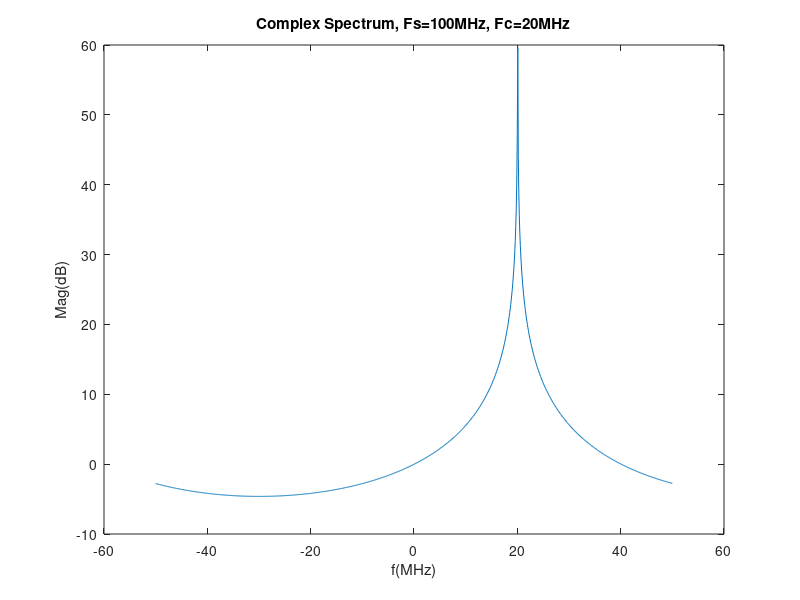

Here is the MATLAB script that generated this plot:
clear;
Fs=100e6;
dt=1/Fs;
N=1024;
t=dt.*(0:N-1);
Fc=20e6;
x=exp(j*2*pi*Fc.*t);
X=fft(x);
Xmag_dB=20*log10(abs(X));
f=linspace(-Fs/2/1e6,Fs/2/1e6,N);
plot(f,fftshift(Xmag_dB));
title('Complex Spectrum, Fs=100MHz, Fc=20MHz');
xlabel('f(MHz)');ylabel('Mag(dB)');
